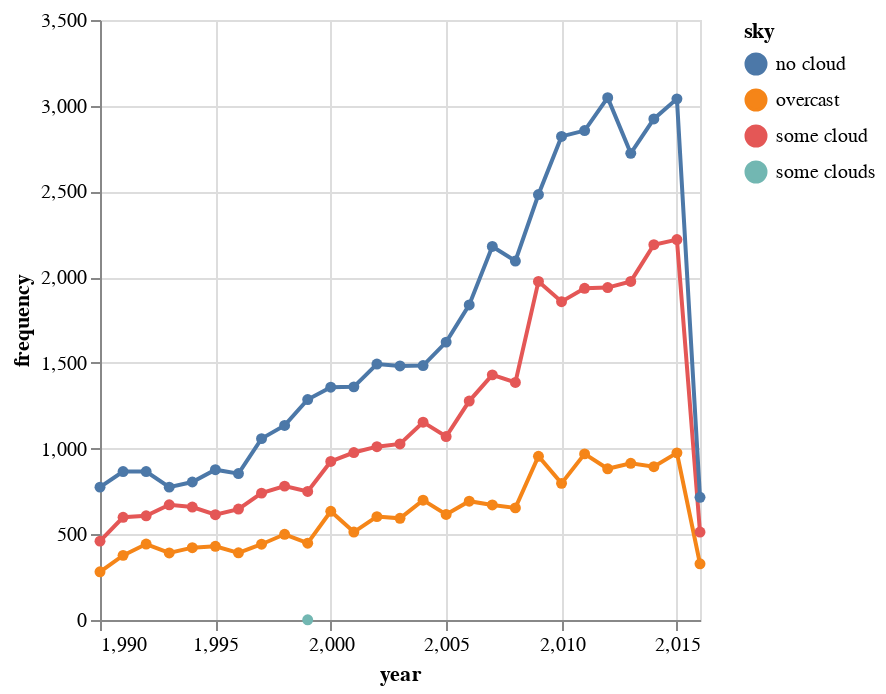

The specification (Vega-Lite) saved for this image:
### Vega-Lite specification from a JSON file in a GitHub repository (floating-point values rounded to 4 significant figures)
{"$schema": "https://vega.github.io/schema/vega-lite/v5.json", "description": "Stock prices of 5 Tech Companies over Time.", "data": {"values": [{"year": 1990, "sky": "some cloud", "frequency": 460}, {"year": 1990, "sky": "no cloud", "frequency": 775}, {"year": 1990, "sky": "overcast", "frequency": 281}, {"year": 1991, "sky": "no cloud", "frequency": 866}, {"year": 1991, "sky": "some cloud", "frequency": 599}, {"year": 1991, "sky": "overcast", "frequency": 377}, {"year": 1992, "sky": "overcast", "frequency": 443}, {"year": 1992, "sky": "some cloud", "frequency": 608}, {"year": 1992, "sky": "no cloud", "frequency": 866}, {"year": 1993, "sky": "overcast", "frequency": 391}, {"year": 1993, "sky": "no cloud", "frequency": 775}, {"year": 1993, "sky": "some cloud", "frequency": 672}, {"year": 1994, "sky": "some cloud", "frequency": 659}, {"year": 1994, "sky": "no cloud", "frequency": 805}, {"year": 1994, "sky": "overcast", "frequency": 422}, {"year": 1995, "sky": "no cloud", "frequency": 877}, {"year": 1995, "sky": "some cloud", "frequency": 614}, {"year": 1995, "sky": "overcast", "frequency": 430}, {"year": 1996, "sky": "no cloud", "frequency": 854}, {"year": 1996, "sky": "some cloud", "frequency": 647}, {"year": 1996, "sky": "overcast", "frequency": 392}, {"year": 1997, "sky": "no cloud", "frequency": 1058}, {"year": 1997, "sky": "overcast", "frequency": 442}, {"year": 1997, "sky": "some cloud", "frequency": 740}, {"year": 1998, "sky": "some cloud", "frequency": 781}, {"year": 1998, "sky": "no cloud", "frequency": 1135}, {"year": 1998, "sky": "overcast", "frequency": 500}, {"year": 1999, "sky": "overcast", "frequency": 448}, {"year": 1999, "sky": "no cloud", "frequency": 1286}, {"year": 1999, "sky": "some cloud", "frequency": 750}, {"year": 1999, "sky": "some clouds", "frequency": 1}, {"year": 2000, "sky": "overcast", "frequency": 634}, {"year": 2000, "sky": "no cloud", "frequency": 1358}, {"year": 2000, "sky": "some cloud", "frequency": 925}, {"year": 2001, "sky": "no cloud", "frequency": 1360}, {"year": 2001, "sky": "some cloud", "frequency": 977}, {"year": 2001, "sky": "overcast", "frequency": 513}, {"year": 2002, "sky": "no cloud", "frequency": 1493}, {"year": 2002, "sky": "overcast", "frequency": 603}, {"year": 2002, "sky": "some cloud", "frequency": 1011}, {"year": 2003, "sky": "some cloud", "frequency": 1027}, {"year": 2003, "sky": "no cloud", "frequency": 1482}, {"year": 2003, "sky": "overcast", "frequency": 593}, {"year": 2004, "sky": "overcast", "frequency": 699}, {"year": 2004, "sky": "no cloud", "frequency": 1484}, {"year": 2004, "sky": "some cloud", "frequency": 1154}, {"year": 2005, "sky": "no cloud", "frequency": 1621}, {"year": 2005, "sky": "overcast", "frequency": 616}, {"year": 2005, "sky": "some cloud", "frequency": 1070}, {"year": 2006, "sky": "some cloud", "frequency": 1277}, {"year": 2006, "sky": "no cloud", "frequency": 1838}, {"year": 2006, "sky": "overcast", "frequency": 693}, {"year": 2007, "sky": "no cloud", "frequency": 2179}, {"year": 2007, "sky": "some cloud", "frequency": 1430}, {"year": 2007, "sky": "overcast", "frequency": 671}, {"year": 2008, "sky": "no cloud", "frequency": 2094}, {"year": 2008, "sky": "some cloud", "frequency": 1386}, {"year": 2008, "sky": "overcast", "frequency": 654}, {"year": 2009, "sky": "no cloud", "frequency": 2482}, {"year": 2009, "sky": "some cloud", "frequency": 1975}, {"year": 2009, "sky": "overcast", "frequency": 955}, {"year": 2010, "sky": "overcast", "frequency": 797}, {"year": 2010, "sky": "some cloud", "frequency": 1857}, {"year": 2010, "sky": "no cloud", "frequency": 2821}, {"year": 2011, "sky": "no cloud", "frequency": 2855}, {"year": 2011, "sky": "some cloud", "frequency": 1935}, {"year": 2011, "sky": "overcast", "frequency": 969}, {"year": 2012, "sky": "no cloud", "frequency": 3047}, {"year": 2012, "sky": "some cloud", "frequency": 1939}, {"year": 2012, "sky": "overcast", "frequency": 882}, {"year": 2013, "sky": "some cloud", "frequency": 1975}, {"year": 2013, "sky": "no cloud", "frequency": 2722}, {"year": 2013, "sky": "overcast", "frequency": 914}, {"year": 2014, "sky": "some cloud", "frequency": 2189}, {"year": 2014, "sky": "no cloud", "frequency": 2923}, {"year": 2014, "sky": "overcast", "frequency": 894}, {"year": 2015, "sky": "some cloud", "frequency": 2219}, {"year": 2015, "sky": "no cloud", "frequency": 3040}, {"year": 2015, "sky": "overcast", "frequency": 975}, {"year": 2016, "sky": "some cloud", "frequency": 513}, {"year": 2016, "sky": "no cloud", "frequency": 716}, {"year": 2016, "sky": "overcast", "frequency": 328}]}, "mark": {"type": "line", "point": true}, "encoding": {"x": {"field": "year", "type": "quantitative"}, "y": {"field": "frequency", "type": "quantitative"}, "color": {"field": "sky", "type": "nominal"}}}
